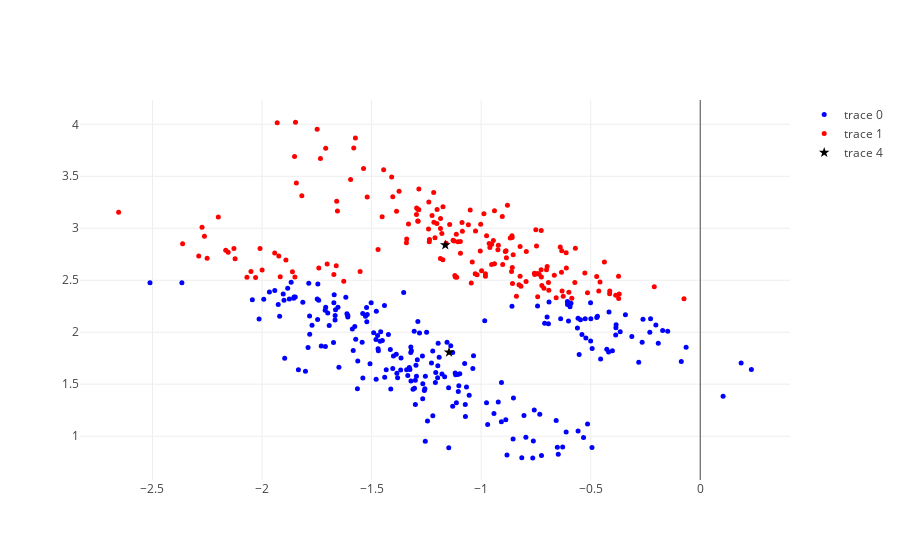
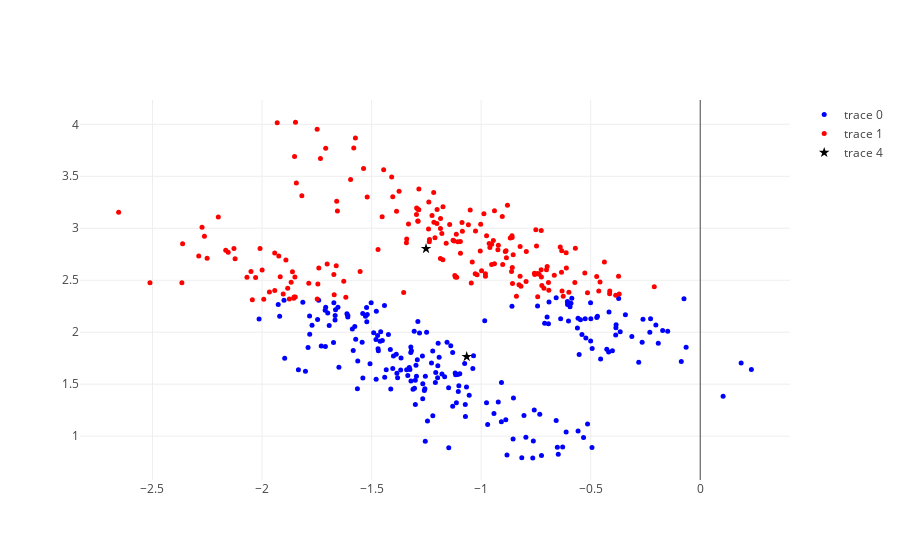
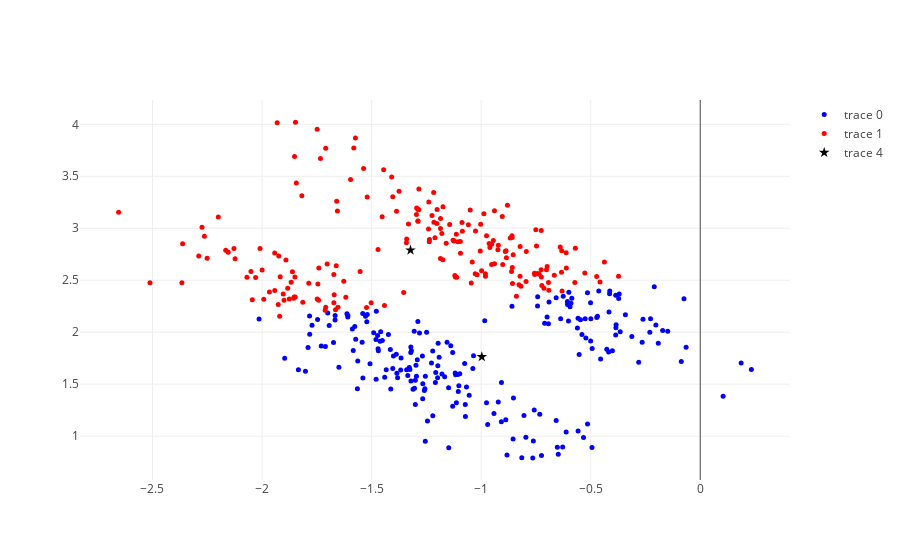
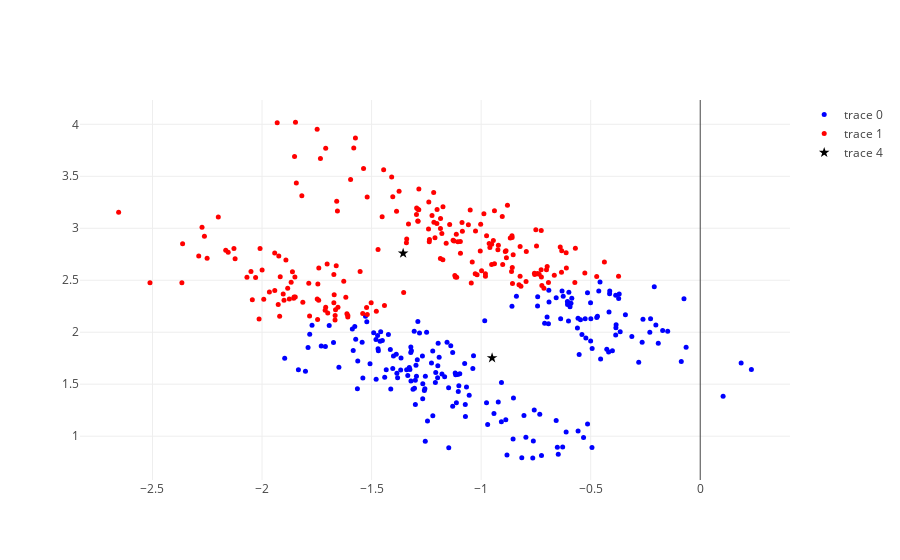

The cell these charts' notebook holds for them, in order:
### Code cell
n_iter = 20
n = 400
c = np.zeros((n,1))
d = np.zeros((k,1))
for m in range(n_iter):
    # Assign clusters
    for i in range(n):
        for j in range(k):
            d[j] = (X[i,:] - centers[j,:])@(X[i,:] - centers[j,:]).T
        c[i] = np.argmin(d)
    data = []
    for j in range(k):
        A = np.where(c==j)
        centers[j,:] = np.mean(X[A[0],:],0)
        
    A = np.where(c==0)
    B = np.where(c==1)
    C = np.where(c==2)
    D = np.where(c==3)
    scatter = go.Scatter(
    x = X[A[0],0],
    y = X[A[0],1],
    mode='markers',
    marker=dict(
            size=5,
            symbol='circle',
            color='blue',
            opacity=1
        )
    )
    scatter1 = go.Scatter(
        x = X[B[0],0],
        y = X[B[0],1],
        mode='markers',
        marker=dict(
            size=5,
            symbol='circle',
            color='red',
            opacity=1
        )
    )


    scatter2 = go.Scatter(
        x = X[C[0],0],
        y = X[C[0],1],
        mode='markers',
        marker=dict(
            size=5,
            symbol='circle',
            color='green',
            opacity=1
        )
    )

    scatter3 = go.Scatter(
        x = X[D[0],0],
        y = X[D[0],1],
        mode='markers',
        marker=dict(
            size=5,
            symbol='circle',
            color='yellow',
            opacity=1
        )
    )
    
    scatter4 = go.Scatter(
        x = centers[:,0],
        y = centers[:,1],
        mode='markers',
        marker=dict(
            size=8,
            symbol='star',
            color='black',
            opacity=1
        )
    )


    data = [scatter,scatter1,scatter2,scatter3,scatter4]
    iplot(data, filename='fig0')

### Figure 1 — Plotly figure (JSON) as saved in the notebook; plotly's stock layout.template omitted (floating-point values rounded to 4 significant figures; data arrays with more than 128 entries replaced by an {"elided": "..."} marker saying what was removed)
{"data": [{"marker": {"color": "blue", "opacity": 1, "size": 5, "symbol": "circle"}, "mode": "markers", "type": "scatter", "uid": "10997372-e20e-4499-ae9c-85de28aa411d", "x": {"elided": "225 float values"}, "y": {"elided": "225 float values"}}, {"marker": {"color": "red", "opacity": 1, "size": 5, "symbol": "circle"}, "mode": "markers", "type": "scatter", "uid": "65566d5b-5a98-4082-ba7b-5a110c208909", "x": {"elided": "175 float values"}, "y": {"elided": "175 float values"}}, {"marker": {"color": "green", "opacity": 1, "size": 5, "symbol": "circle"}, "mode": "markers", "type": "scatter", "uid": "d7561d77-7e35-4160-929b-30aa8e993127", "x": [], "y": []}, {"marker": {"color": "yellow", "opacity": 1, "size": 5, "symbol": "circle"}, "mode": "markers", "type": "scatter", "uid": "16991610-f506-434d-830b-f53699a5cfde", "x": [], "y": []}, {"marker": {"color": "black", "opacity": 1, "size": 8, "symbol": "star"}, "mode": "markers", "type": "scatter", "uid": "492a0c4c-7d72-4fc7-a0fe-69fe72cdf553", "x": [-1.147, -1.164], "y": [1.807, 2.839]}], "layout": {}}

### Figure 2 — Plotly figure (JSON) as saved in the notebook; plotly's stock layout.template omitted (floating-point values rounded to 4 significant figures; data arrays with more than 128 entries replaced by an {"elided": "..."} marker saying what was removed)
{"data": [{"marker": {"color": "blue", "opacity": 1, "size": 5, "symbol": "circle"}, "mode": "markers", "type": "scatter", "uid": "cb5e1bd8-a5ea-4029-8572-ca3b7827f791", "x": {"elided": "210 float values"}, "y": {"elided": "210 float values"}}, {"marker": {"color": "red", "opacity": 1, "size": 5, "symbol": "circle"}, "mode": "markers", "type": "scatter", "uid": "d25497e3-d949-4674-a050-7ad15b16bbec", "x": {"elided": "190 float values"}, "y": {"elided": "190 float values"}}, {"marker": {"color": "green", "opacity": 1, "size": 5, "symbol": "circle"}, "mode": "markers", "type": "scatter", "uid": "6eaaba04-eda5-45c0-96f9-36654b1b610d", "x": [], "y": []}, {"marker": {"color": "yellow", "opacity": 1, "size": 5, "symbol": "circle"}, "mode": "markers", "type": "scatter", "uid": "1ad670c7-802c-4123-8709-4ca8342327f0", "x": [], "y": []}, {"marker": {"color": "black", "opacity": 1, "size": 8, "symbol": "star"}, "mode": "markers", "type": "scatter", "uid": "504261bd-48b4-44d0-a103-f647e336d716", "x": [-1.066, -1.252], "y": [1.765, 2.804]}], "layout": {}}

### Figure 3 — Plotly figure (JSON) as saved in the notebook; plotly's stock layout.template omitted (floating-point values rounded to 4 significant figures; data arrays with more than 128 entries replaced by an {"elided": "..."} marker saying what was removed)
{"data": [{"marker": {"color": "blue", "opacity": 1, "size": 5, "symbol": "circle"}, "mode": "markers", "type": "scatter", "uid": "2d4df13e-6b4c-4cd8-8b50-b9008a9dcee9", "x": {"elided": "207 float values"}, "y": {"elided": "207 float values"}}, {"marker": {"color": "red", "opacity": 1, "size": 5, "symbol": "circle"}, "mode": "markers", "type": "scatter", "uid": "effc1772-cf5d-4f97-b29d-cf6a39ffa8ee", "x": {"elided": "193 float values"}, "y": {"elided": "193 float values"}}, {"marker": {"color": "green", "opacity": 1, "size": 5, "symbol": "circle"}, "mode": "markers", "type": "scatter", "uid": "448e3513-5667-424a-8eef-5b9815a49e78", "x": [], "y": []}, {"marker": {"color": "yellow", "opacity": 1, "size": 5, "symbol": "circle"}, "mode": "markers", "type": "scatter", "uid": "03a2eaf6-5c59-4394-9da9-bf83f77f4757", "x": [], "y": []}, {"marker": {"color": "black", "opacity": 1, "size": 8, "symbol": "star"}, "mode": "markers", "type": "scatter", "uid": "e56ef156-3f2c-43c7-a207-913a4968ef60", "x": [-0.997, -1.322], "y": [1.764, 2.789]}], "layout": {}}

### Figure 4 — Plotly figure (JSON) as saved in the notebook; plotly's stock layout.template omitted (floating-point values rounded to 4 significant figures; data arrays with more than 128 entries replaced by an {"elided": "..."} marker saying what was removed)
{"data": [{"marker": {"color": "blue", "opacity": 1, "size": 5, "symbol": "circle"}, "mode": "markers", "type": "scatter", "uid": "79297255-10f5-4b2e-bb7b-2ccd00636022", "x": {"elided": "199 float values"}, "y": {"elided": "199 float values"}}, {"marker": {"color": "red", "opacity": 1, "size": 5, "symbol": "circle"}, "mode": "markers", "type": "scatter", "uid": "c47951f4-a779-4e58-9e58-833b11b8fd0a", "x": {"elided": "201 float values"}, "y": {"elided": "201 float values"}}, {"marker": {"color": "green", "opacity": 1, "size": 5, "symbol": "circle"}, "mode": "markers", "type": "scatter", "uid": "16238dea-0c84-4a9c-b385-8655993ec031", "x": [], "y": []}, {"marker": {"color": "yellow", "opacity": 1, "size": 5, "symbol": "circle"}, "mode": "markers", "type": "scatter", "uid": "97c22c17-8807-45e2-91dd-f56f20999150", "x": [], "y": []}, {"marker": {"color": "black", "opacity": 1, "size": 8, "symbol": "star"}, "mode": "markers", "type": "scatter", "uid": "337650e8-c70c-4554-af79-976f021a201f", "x": [-0.95, -1.356], "y": [1.753, 2.759]}], "layout": {}}
